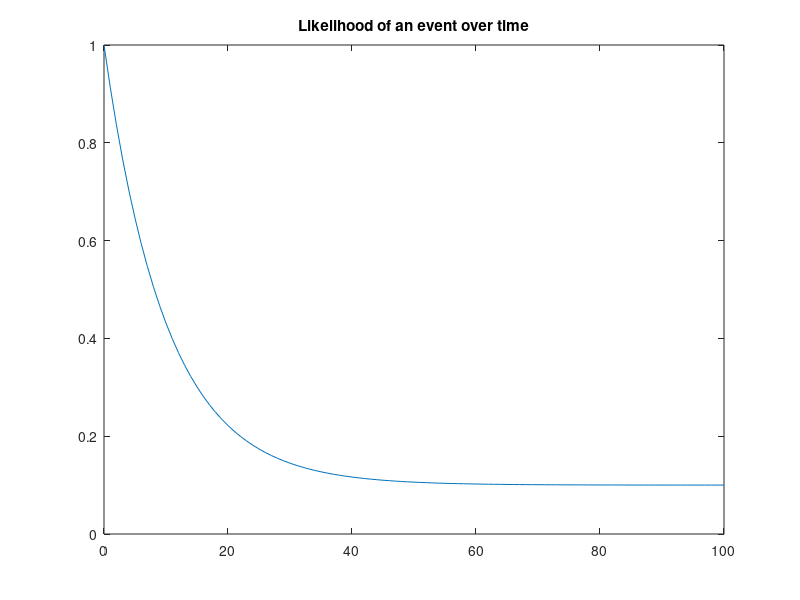
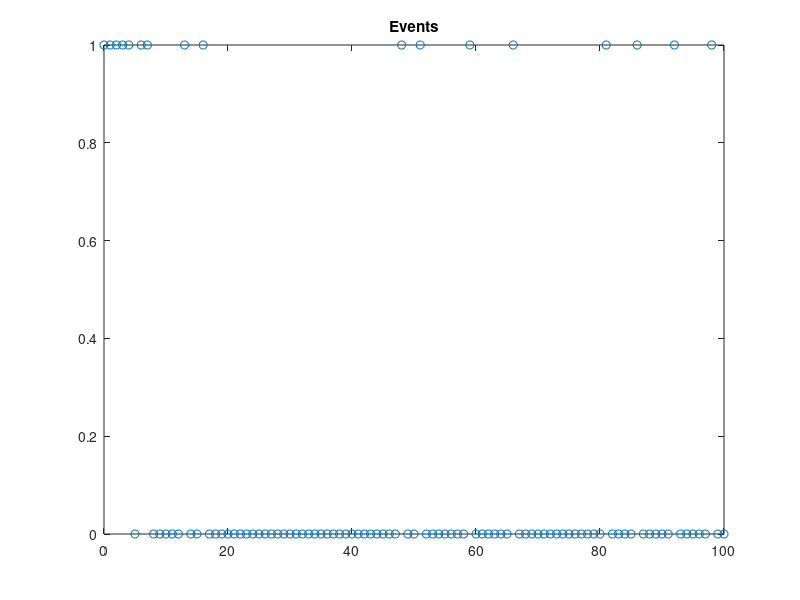

MATLAB code for these plots, in order: (Note: this script raises an error after producing the figures.)
%Let's simulate some data

t=0:100; % time series

%Paramters of our exponential
a=.1;
b=.9;
c=10;
w=a+b*exp(-t/c);

figure(1);
plot(t,w);
title('Likelihood of an event over time');

%simulated measurements
%Randomly draw a number between 0 and 1
% if its smaller than w, than score is 1
%Otherwise score it as zero.
% This is equivalent to getting a 1 with probability w
q=zeros(size(w));
q( find(rand(size(w))<w) )=1;

%%%%%%%%% FIREWALL.. treat t & q as real measurements

figure(2);
plot(t,q,'o');
title('Events');
%now use q, and t to do a Maximum Likelihood Estimate

%NOTE.. ANDY.. don't start my time series at zero, because otherwise
%There will be zero likelihood of getting no response at the first stimuli
%I will need to start my time series some standard time away.

x0=[.1 , .9 , 10]% +rand(1,3).*[.1, .9, 10]; %initial conditions
f=@(x)sum(logExpPartial(x(1),x(2),x(3),t,q),2);

options=optimset('Display','iter');
[x,fval]=fsolve(f,x0,options)

figure(1)
hold on;
plot(t,x(1)+x(2).*exp(-t./x(3)),'r');
